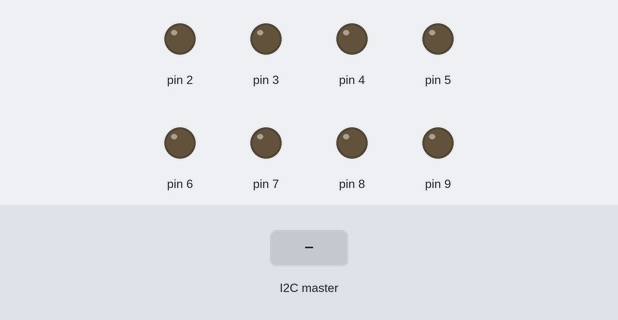
Recording of a sketch running on a simulated Arduino Uno, built with avr-gcc and run on an emulated ATmega328P. Parts: output pins drawn as LEDs (lit = HIGH). The test bench sets the inputs (shaded band).

Above: at 1.2 s.
1.3 s: the I2C master sends the byte 1
At 2.5 s:
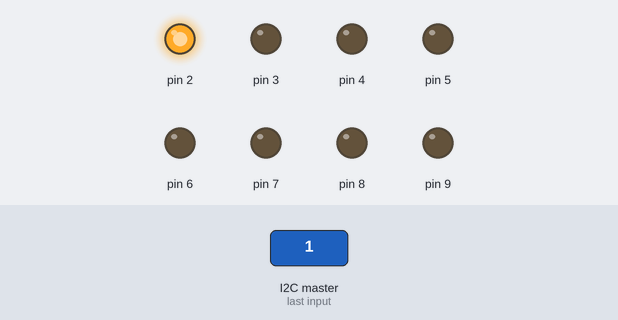
2.8 s: the I2C master sends the byte 2
At 3.9 s:
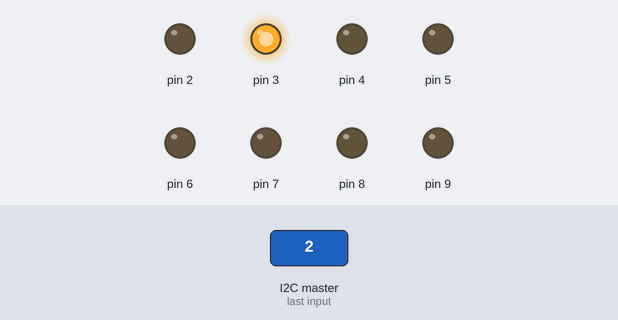
4.3 s: the I2C master sends the byte 90
At 5.1 s:
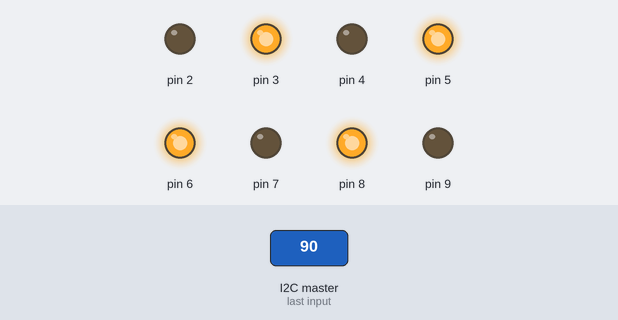
5.8 s: the I2C master sends the byte 200
At 6.2 s:
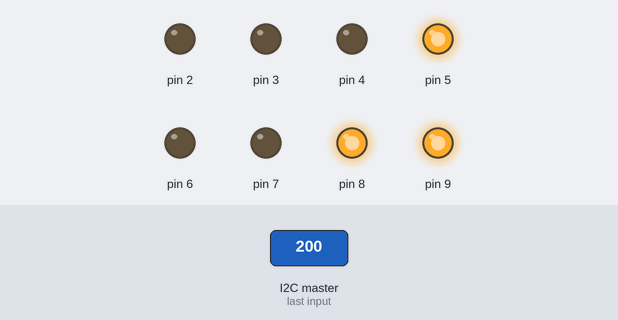
7.3 s: the I2C master sends the byte 0
At 8.5 s:
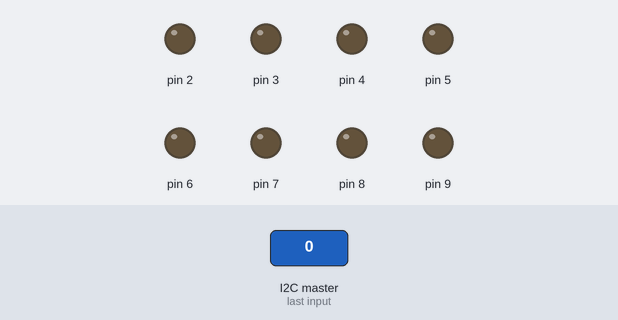
Timing chart, 0 to 9.8 s (numbered marks = the images above; inputs shaded):
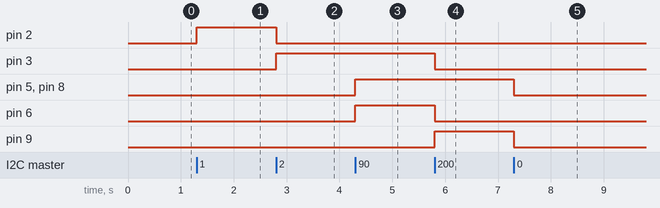

Measured:
- after the input at 1.3 s, pin 2: LOW → HIGH at once
- after the input at 2.8 s, pin 2: HIGH → LOW at once; pin 3: LOW → HIGH at once
- after the input at 4.3 s, pin 5, pin 6, pin 8: LOW → HIGH at once
- after the input at 5.8 s, pin 3, pin 6: HIGH → LOW at once; pin 9: LOW → HIGH at once
- after the input at 7.3 s, pin 5, pin 8, pin 9: HIGH → LOW at once

The sketch:

sketch_feb28b.ino
```cpp
#include <Wire.h>

void setup() {
  Wire.begin(8);
  Wire.onReceive(receber);
  for(int i = 2; i <= 9; i++) pinMode(i, OUTPUT);
}

void receber(int quantos) {
  if (Wire.available()) {
    byte dado = Wire.read();
    for(int i = 0; i < 8; i++) {
      digitalWrite(i + 2, bitRead(dado, i));
    }
  }
}

void loop() { delay(1); }
```
